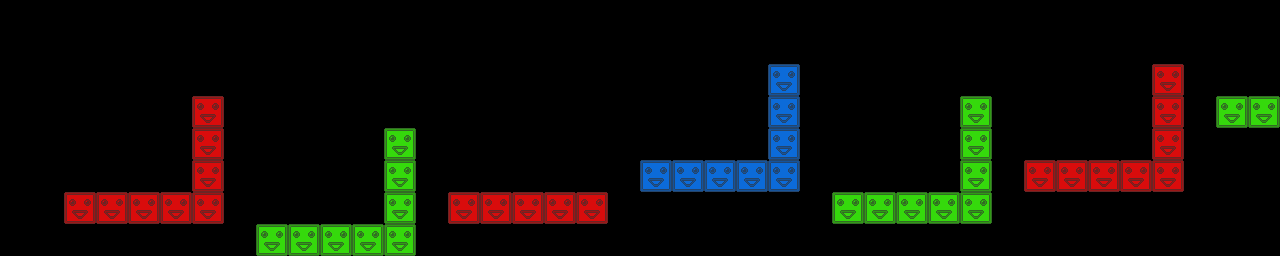

A level layout from a 2D game, rendered from its tile map. Below: a short description, then the map file with tile-grid data replaced by summaries:
An orthogonal 40x8 tile map with 32x32 px tiles, 3 tile layers (red, green, blue) and 9 objects.

<map version="1.0" orientation="orthogonal" renderorder="right-down" width="40" height="8" tilewidth="32" tileheight="32">
 <tileset firstgid="1" name="blocks" tilewidth="32" tileheight="32">
  <image source="blocks.png" width="96" height="32" />
 </tileset>
 <layer name="red" width="40" height="8">
  <data>[320 cells, 21 non-empty, 1 distinct tile ids]</data>
 </layer>
 <layer name="green" width="40" height="8">
  <data>[320 cells, 18 non-empty, 1 distinct tile ids]</data>
 </layer>
 <layer name="blue" width="40" height="8">
  <data>[320 cells, 8 non-empty, 1 distinct tile ids]</data>
 </layer>
 <objectgroup name="crystals">
  <object x="139" y="153">
   <ellipse />
  </object>
  <object x="353" y="175">
   <ellipse />
  </object>
  <object x="540" y="154">
   <ellipse />
  </object>
  <object x="718" y="122">
   <ellipse />
  </object>
  <object x="882" y="159">
   <ellipse />
  </object>
 </objectgroup>
 <objectgroup name="spikes">
  <object x="291" y="200">
   <ellipse />
  </object>
  <object x="590" y="172">
   <ellipse />
  </object>
  <object x="929" y="176">
   <ellipse />
  </object>
  <object x="1081" y="118">
   <ellipse />
  </object>
 </objectgroup>
</map>
